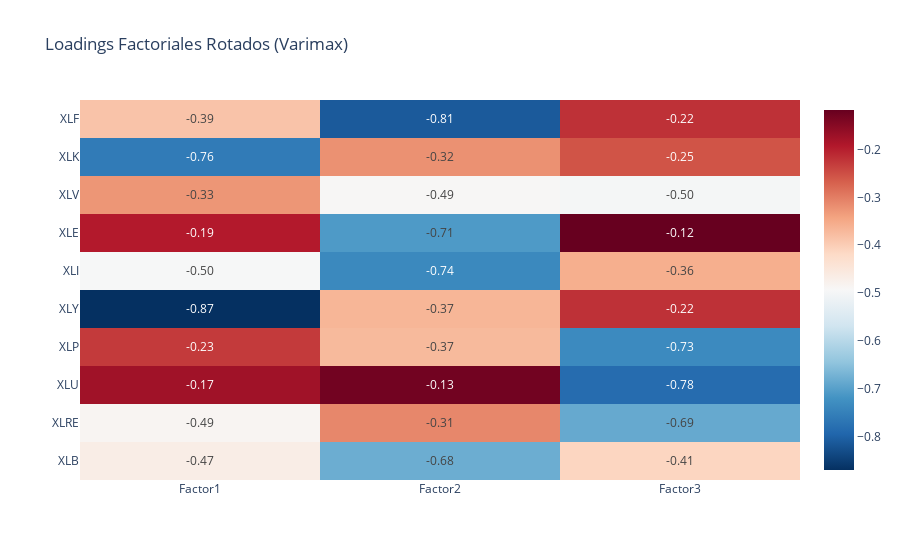

The cell this chart's notebook holds for it:
### Markdown cell above
La primer componente contiene los loadings de los EFTs altos y positivos, por lo que se mueven en la misma dirección, esto se interpreta como el mercado en general, pues cuando el "mercado" en general sube, todos suben o bajan. Sin embargo hay algunos un poco mas altos como 

- XLI (0.93): Industriales
- XLU (0.92): Finanzas
- XLE (0.65): Energía

La segunda componente muestra otro grupo, ya que separa a los componentes en dos sectores:

- Positivos con XLU (Utilidades), XLP (Consumo Básico), XLRE (Bienes raices)
- Negativos con XLE (Energía), XLF (Finanzas)

La tercera componente tiene menos componentes representativas, sin embargo con PCA se logró encontrar poca información de la interpretación de las variables, ya que a partir del 3er grupo es mucho ruido y complicado de determinar si realmente es un riesgo de mercado o un patrón estadístico únicamente.

### Code cell
#Analisis Factorial
#aplicamos analisis factorial con 3 factores y la rotacion varimax
fa = FactorAnalysis(n_components=3, rotation='varimax')
fa_factors = fa.fit_transform(excess_scaled)

fa_factors_df = pd.DataFrame(fa_factors, columns=['Factor1', 'Factor2', 'Factor3'],
                            index=excess_scaled.index)

# Obtener las cargas factoriales
factor_loadings = fa.components_.T
factor_loadings_df = pd.DataFrame(factor_loadings,
                                 columns=['Factor1', 'Factor2', 'Factor3'],
                                 index=excess_returns_df.columns)

#visualizar loadings factoriales
fig_fa_loadings = px.imshow(factor_loadings_df,
    color_continuous_scale='RdBu_r',
    aspect="auto",
    text_auto=".2f",
    title='Loadings Factoriales Rotados (Varimax)'
)
fig_fa_loadings.show()

# Calcular comunalidades y varianza específica
communalities = np.sum(factor_loadings**2, axis=1)
specific_variances = 1 - communalities
fa_results_df = pd.DataFrame({
    'Comunalidad': communalities,
    'Varianza_Especifica': specific_variances
}, index=excess_returns_df.columns)
fa_results_df

### Figure 1 — Plotly figure (JSON) as saved in the notebook; plotly's stock layout.template omitted (floating-point values rounded to 4 significant figures)
{"data": [{"coloraxis": "coloraxis", "hovertemplate": "x: %{x}<br>y: %{y}<br>color: %{z}<extra></extra>", "name": "0", "texttemplate": "%{z:.2f}", "type": "heatmap", "x": ["Factor1", "Factor2", "Factor3"], "xaxis": "x", "y": ["XLF", "XLK", "XLV", "XLE", "XLI", "XLY", "XLP", "XLU", "XLRE", "XLB"], "yaxis": "y", "z": [[-0.3854, -0.8111, -0.2186], [-0.7597, -0.3211, -0.2549], [-0.3267, -0.49, -0.4993], [-0.1943, -0.7088, -0.1176], [-0.4955, -0.7356, -0.3567], [-0.8693, -0.3663, -0.2188], [-0.2285, -0.3719, -0.7334], [-0.1743, -0.1285, -0.784], [-0.4852, -0.3101, -0.6853], [-0.4674, -0.6801, -0.4113]]}], "layout": {"coloraxis": {"colorscale": [[0, "rgb(5,48,97)"], [0.1, "rgb(33,102,172)"], [0.2, "rgb(67,147,195)"], [0.3, "rgb(146,197,222)"], [0.4, "rgb(209,229,240)"], [0.5, "rgb(247,247,247)"], [0.6, "rgb(253,219,199)"], [0.7, "rgb(244,165,130)"], [0.8, "rgb(214,96,77)"], [0.9, "rgb(178,24,43)"], [1, "rgb(103,0,31)"]]}, "title": {"text": "Loadings Factoriales Rotados (Varimax)"}, "xaxis": {"anchor": "y", "domain": [0, 1]}, "yaxis": {"anchor": "x", "autorange": "reversed", "domain": [0, 1]}}}
